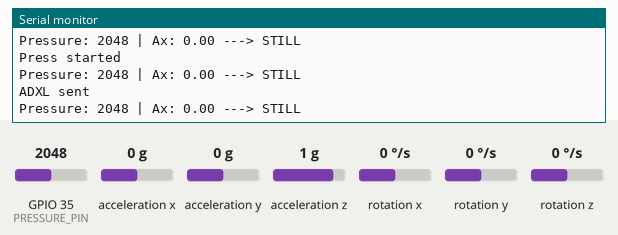
This sketch was run on a simulated ESP32. On the bench: the last lines printed to the serial monitor. Inputs (shaded band) come from the test bench; at power-on: acceleration x 0 g, GPIO 35 (PRESSURE_PIN) = 2048, acceleration y 0 g, acceleration z 1 g, rotation x 0 °/s, rotation y 0 °/s, rotation z 0 °/s. WiFi joins after 1.5 s; servers stay silent unless stated; the local clock reads 2024-03-15 10:24:30 at power-on unless the sketch sets it.

Above: at 2.8 s.
2.9 s: acceleration x set to -0.2 g
At 3.6 s:
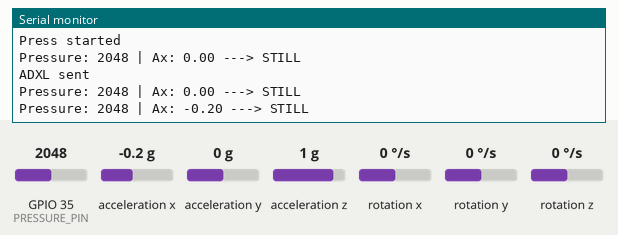
4.4 s: acceleration x set to -0.5 g
At 5.7 s:
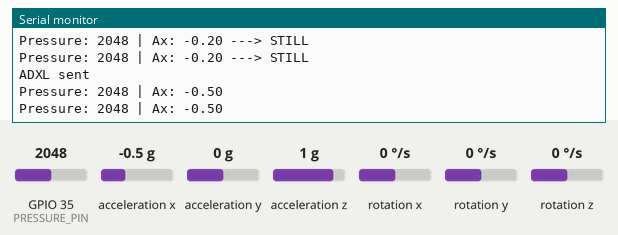

Measured:
- the behaviour switches between -0.3 and -0.4 g on acceleration x (found by bisection; images 1 and 2)
- after the input at 2.9 s, the serial monitor: prints a new line after 0.26 s (image 1)
- after the input at 4.4 s, the serial monitor: prints a new line after 0.37 s (image 2)

The sketch:

esp32_code.ino
```cpp
#include <WiFi.h>
#include <HTTPClient.h>
#include <Firebase_ESP_Client.h>
#include <SPI.h>
#include <Wire.h>
#include <MPU6050.h>
#include "time.h"

// ---------------- WIFI ----------------
#define WIFI_SSID "Galaxy M210"
#define WIFI_PASSWORD "12345679"

// ---------------- FIREBASE ----------------
#define API_KEY "YOUR_API_KEY"
#define DATABASE_URL "YOUR_DATABASE_URL"
#define USER_EMAIL "YOUR_USER_EMAIL"
#define USER_PASSWORD "YOUR_USER_PASSWORD"


// ---------------- ROBOT SERVER ----------------
String serverName = "http://10.142.69.43:5000/run_script";

// ---------------- PINS ----------------
#define PRESSURE_PIN 35
#define CS_PIN 5

// ---------------- MPU6050 ----------------
MPU6050 mpu;
int16_t ax_mpu, ay_mpu, az_mpu;
int16_t gx_mpu, gy_mpu, gz_mpu;

float Ax; // acceleration X
String lastDirection = "";

// Movement threshold
float moveThreshold = 0.8;

// ---------------- FIREBASE ----------------
FirebaseData fbdo;
FirebaseAuth auth;
FirebaseConfig config;

// ---------------- TIME ----------------
const char* ntpServer = "pool.ntp.org";

// ---------------- TIMERS ----------------
unsigned long lastMotionRead = 0;
unsigned long motionInterval = 100;

unsigned long lastSensorRead = 0;
unsigned long sensorInterval = 500;

// ---------------- BUFFER ----------------
#define BUFFER_SIZE 10
int16_t xBuffer[BUFFER_SIZE];
int16_t yBuffer[BUFFER_SIZE];
int16_t zBuffer[BUFFER_SIZE];
int bufferIndex = 0;

// ---------------- PRESSURE ----------------
bool systemArmed = false;
int pressureCount = 0;
bool pressStarted = false;
bool pressurePressed = false;

unsigned long firstPressTime = 0;
unsigned long pressWindow = 7000;

int pressureThreshold = 1000;


// ---------------- ADXL362 ----------------
void writeRegister(byte reg, byte value)
{
  digitalWrite(CS_PIN, LOW);
  SPI.transfer(0x0A);
  SPI.transfer(reg);
  SPI.transfer(value);
  digitalWrite(CS_PIN, HIGH);
}

void readXYZ(int16_t &x, int16_t &y, int16_t &z)
{
  digitalWrite(CS_PIN, LOW);
  SPI.transfer(0x0B);
  SPI.transfer(0x0E);

  x = SPI.transfer(0x00);
  x |= SPI.transfer(0x00) << 8;

  y = SPI.transfer(0x00);
  y |= SPI.transfer(0x00) << 8;

  z = SPI.transfer(0x00);
  z |= SPI.transfer(0x00) << 8;

  digitalWrite(CS_PIN, HIGH);
}


// ---------------- WIFI ----------------
void connectWiFi()
{
  WiFi.begin(WIFI_SSID, WIFI_PASSWORD);
  Serial.print("Connecting WiFi");

  while (WiFi.status() != WL_CONNECTED)
  {
    Serial.print(".");
    delay(500);
  }

  Serial.println("\nWiFi Connected");
}


// ---------------- FIREBASE ----------------
void initFirebase()
{
  config.api_key = API_KEY;
  config.database_url = DATABASE_URL;

  auth.user.email = USER_EMAIL;
  auth.user.password = USER_PASSWORD;

  Firebase.begin(&config, &auth);
  Firebase.reconnectWiFi(true);

  Serial.println("Waiting Firebase Auth");

  while (auth.token.uid == "")
  {
    Serial.print(".");
    delay(1000);
  }

  Serial.println("\nFirebase Ready");
}


// ---------------- ROBOT ----------------
void triggerRobot(String scriptName)
{
  if (WiFi.status() == WL_CONNECTED)
  {
    HTTPClient http;
    http.begin(serverName);
    http.addHeader("Content-Type", "application/json");

    String jsonPayload = "{\"script\":\"" + scriptName + "\"}";
    int httpResponseCode = http.POST(jsonPayload);

    Serial.print("HTTP Response code: ");
    Serial.println(httpResponseCode);

    http.end();
  }
}


// ---------------- SETUP ----------------
void setup()
{
  Serial.begin(115200);

  pinMode(PRESSURE_PIN, INPUT);

  SPI.begin(18,19,23,CS_PIN);
  pinMode(CS_PIN, OUTPUT);
  digitalWrite(CS_PIN, HIGH);

  delay(100);
  writeRegister(0x2D,0x02);

  // MPU6050 INIT
  Wire.begin(21,22);
  mpu.initialize();

  if (!mpu.testConnection()) {
    Serial.println("MPU6050 FAILED");
  } else {
    Serial.println("MPU6050 READY");
  }

  connectWiFi();

  configTime(19800,0,ntpServer);

  time_t now = time(nullptr);
  while (now < 100000)
  {
    delay(500);
    Serial.print(".");
    now = time(nullptr);
  }

  Serial.println("\nTime Ready");

  initFirebase();
}


// ---------------- LOOP ----------------
void loop()
{
  // -------- PRESSURE + MPU --------
  if (millis() - lastSensorRead >= sensorInterval)
  {
    lastSensorRead = millis();

    int pressure = analogRead(PRESSURE_PIN);

    // MPU READ
    mpu.getMotion6(&ax_mpu, &ay_mpu, &az_mpu, &gx_mpu, &gy_mpu, &gz_mpu);

    Ax = ax_mpu / 16384.0;

    Serial.print("Pressure: ");
    Serial.print(pressure);

    Serial.print(" | Ax: ");
    Serial.print(Ax);

    // -------- MOVEMENT DETECTION --------

    // RIGHT
    if (Ax > moveThreshold && lastDirection != "RIGHT") {
      Serial.println(" ---> MOVE RIGHT");
      lastDirection = "RIGHT";
      delay(300);
    }

    // LEFT
    else if (Ax < -moveThreshold && lastDirection != "LEFT") {
      Serial.println(" ---> MOVE LEFT");
      lastDirection = "LEFT";
      if (systemArmed) {
        triggerRobot("biscuit_main");
        systemArmed = false; // Disarm after triggering
      }
      delay(300);
    }

    // STILL
    else if (Ax > -0.3 && Ax < 0.3) {
      lastDirection = "";
      Serial.println(" ---> STILL");
    }
    else {
      Serial.println();
    }


    // -------- PRESS LOGIC --------
    if (pressure > pressureThreshold && !pressurePressed)
    {
      pressurePressed = true;

      if (!pressStarted)
      {
        pressStarted = true;
        firstPressTime = millis();
        pressureCount = 1;
        Serial.println("Press started");
      }
      else
      {
        pressureCount++;
        Serial.print("Count: ");
        Serial.println(pressureCount);
      }

      if (pressureCount >= 3)
      {
        if (millis() - firstPressTime <= pressWindow)
        {
          systemArmed = true;
          Serial.println("SYSTEM ARMED");
        }

        pressureCount = 0;
        pressStarted = false;
      }
    }

    if (pressure < pressureThreshold)
    {
      pressurePressed = false;
    }

    if (pressStarted && (millis() - firstPressTime > pressWindow))
    {
      Serial.println("Timeout");
      pressureCount = 0;
      pressStarted = false;
    }
  }

  // -------- ADXL362 --------
  if (millis() - lastMotionRead >= motionInterval)
  {
    lastMotionRead = millis();

    int16_t x,y,z;
    readXYZ(x,y,z);

    xBuffer[bufferIndex] = x;
    yBuffer[bufferIndex] = y;
    zBuffer[bufferIndex] = z;

    bufferIndex++;

    if(bufferIndex >= BUFFER_SIZE)
    {
      FirebaseJson json;

      for(int i=0;i<BUFFER_SIZE;i++)
      {
        json.set("samples/"+String(i)+"/x",xBuffer[i]);
        json.set("samples/"+String(i)+"/y",yBuffer[i]);
        json.set("samples/"+String(i)+"/z",zBuffer[i]);
      }

      json.set("timestamp", millis());

      if(Firebase.RTDB.pushJSON(&fbdo,"/patient_data_new",&json))
      {
        Serial.println("ADXL sent");
      }
      else
      {
        Serial.println(fbdo.errorReason());
      }

      bufferIndex = 0;
    }
  }
}
```
